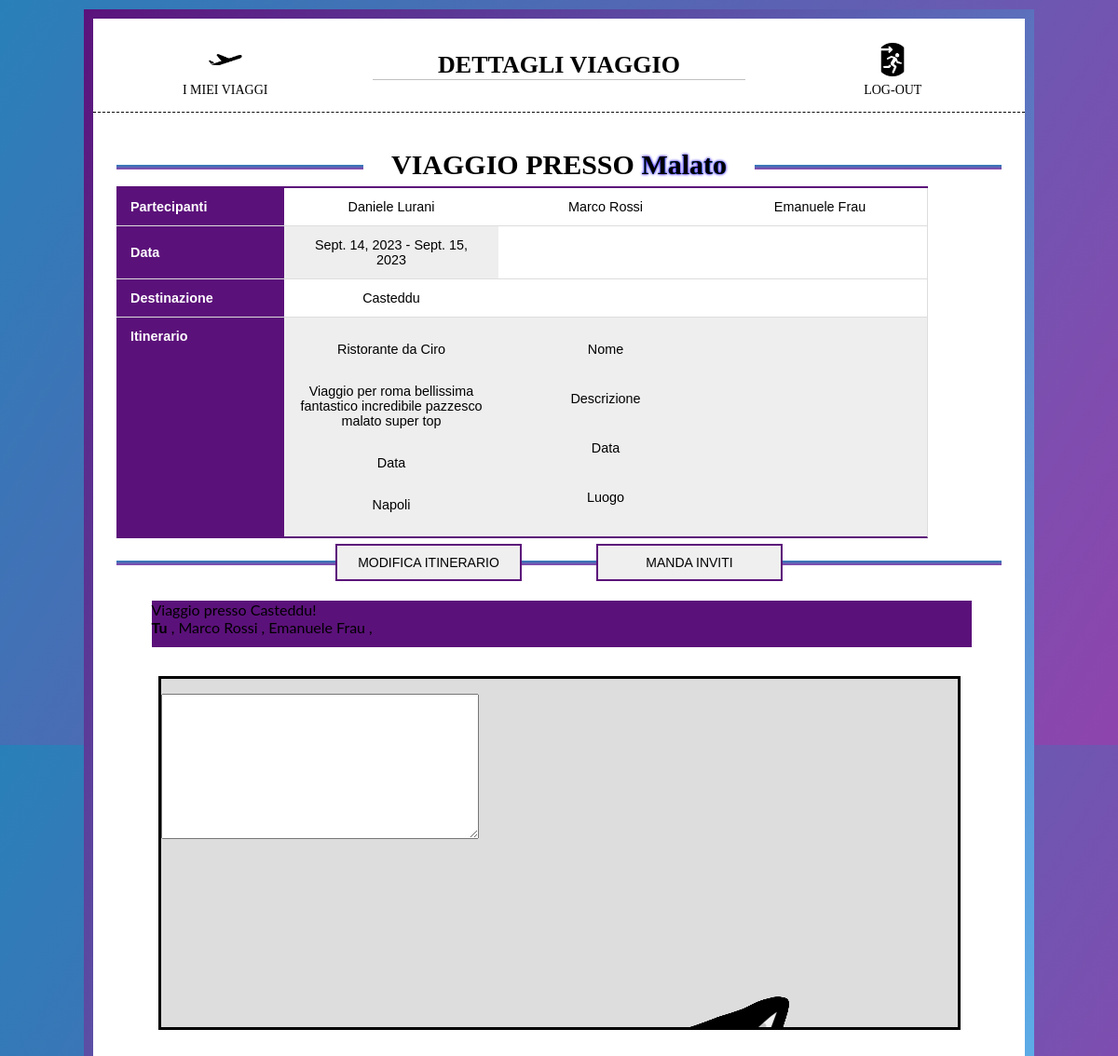
Before: /organizzatoreViaggi/detailsTravel/17/ (signed in) with the older database file.
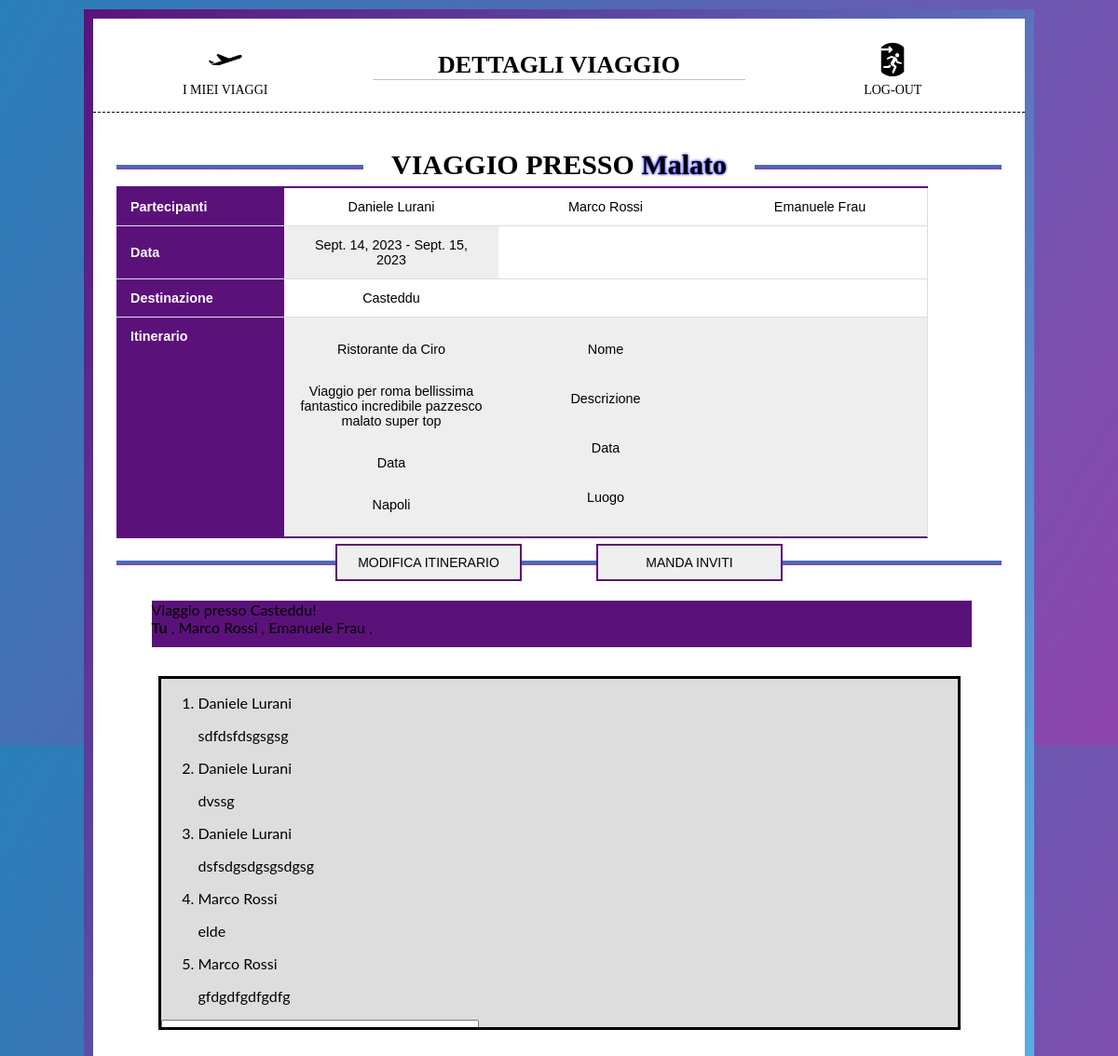
After: the same page with the newer database file.
### organizzatoreViaggi/models.py (models this page shows, shortened)
class Travel(models.Model):
    id = models.AutoField(primary_key=True)
    name = models.CharField(max_length=64, unique=True)
    destination = models.CharField(max_length=64)
    start_date = models.DateField()
    end_date = models.DateField()
    participants = models.ManyToManyField(CustomUser)

class CustomUser(AbstractUser):
    username = models.CharField(max_length=32, null=False, primary_key=True)
    email = models.EmailField(max_length=64, unique=True)

class Comment(models.Model):
    id = models.AutoField(primary_key=True)
    content = models.CharField(max_length=250)
    user = models.ForeignKey(CustomUser, on_delete=models.CASCADE)
    travel = models.ForeignKey(Travel, on_delete=models.CASCADE)

### organizzatoreViaggi/views.py (the view)
# urls.py: path('organizzatoreViaggi/detailsTravel/<int:travel_id>/', views.detailsTravel_view, name='detailsTravel'),
@login_required(login_url = 'login')
def detailsTravel_view(request, travel_id):
    commentForm = CommentForm()
    travel = Travel.objects.get(id = travel_id)
    comments = Comment.objects.filter(travel = travel_id)
    context = {
        'travel': travel,
        'commentForm': commentForm,
        'comments': comments
        }
    return render(request, 'organizzatoreViaggi/detailsTravel.html', context)

### organizzatoreViaggi/forms.py
class CommentForm(forms.Form):
    content = forms.CharField(widget=forms.Textarea, label='')

### organizzatoreViaggi/templates/organizzatoreViaggi/detailsTravel.html (shortened to what this page needs)
{% load static %}
<!DOCTYPE html>
<html lang="it">
<html>
    <head>
        <link rel="stylesheet" href="{% static 'css/detailsTravel.css'%}">
    </head>
    <body>
        <div class="page-container">
            <nav>
                <a href="{% url 'myTravels' %}">
                    <img src="{% static 'images/plane_icon.png' %}" />
                    <p>I miei viaggi</p>
                </a>
                <h1>DETTAGLI VIAGGIO</h1>
                <a href="{% url 'logout' %}">
                    <img src="{% static 'images/logout_icon.png' %}" />
                    <p>Log-out</p>
                </a>
            </nav>
            <div class="main-c">
                <div class="travel-table-container">
                    <div class="travel-title">
                        <h1>VIAGGIO PRESSO <span>{{ travel.name }}</span></h1>
                    </div>
                    <table class="travel-table">
                        <tr>
                            <th>Partecipanti</th>
                            {% for participant in travel.participants.all %}
                            <td>{{ participant.first_name }} {{ participant.last_name }}</td>
                            {% endfor %}
                        </tr>
                        <tr>
                            <th>Data</th>
                            <td>{{ travel.start_date }} - {{ travel.end_date }}</td>
                        </tr>
                        <tr>
                            <th>Destinazione</th>
                            <td>{{ travel.destination }}</td>
                        </tr>
                        <tr class="itinerary-container">
                            <th>Itinerario</th>
                            <td class="itinerary-item">
                                <p>Ristorante da Ciro</p>
                                <p>Viaggio per roma bellissima fantastico incredibile pazzesco malato super top</p>
                                <p>Data</p>
                                <p>Napoli</p>
                            </td>
                            <td class="itinerary-item">
                                <p>Nome</p>
                                <p>Descrizione</p>
                                <p>Data</p>
                                <p>Luogo</p>
                            </td>
                        </tr>
                    </table>
                </div>
                <div class="line2"></div>
                <div class="table-buttons">
                    <div class="button-modify">
                        <a href="{% url 'changeItinerary' travel.id %}">
                            <button type="button" data-dismiss="alert" aria-hidden="true">Modifica Itinerario</button>
                        </a>
                    </div>
                    <div class="button-invite">
                        <a href="{% url 'invite'%}">
                            <button type="button" data-dismiss="alert" aria-hidden="true">Manda Inviti</button>
                        </a>
                    </div>
                </div>
                <div class="chat-container">
                    <div class="menu">
                        <div class="name">Viaggio presso {{ travel.destination }}!</div>
                        <div class="members">
                            <b>Tu</b>
                            {% for participant in travel.participants.all %} {% if participant != request.user %}  {{ participant.first_name }} {{ participant.last_name }}{% endif %} , {% endfor %}
                        </div>
                    </div>
                    <ol class="chat">
                        {% for comment in comments %}
                        {% if comment.user != request.user %}
                            <li class="other">
                                <div class="msg">
                                    <div class="user">{{ comment.user.first_name }} {{ comment.user.last_name }}</div>
                                    <p>{{ comment.content }}</p>
                                </div>
                            </li>
                        {% else %}
                            <li class="self">
                                <div class="msg">
                                    <div class="user">{{ comment.user.first_name }} {{ comment.user.last_name }}</div>
                                    <p>{{ comment.content }}</p>
                                </div>
                            </li>
                        {% endif %}
                        {% endfor %}
                    </ol>
                    <div class="typezone">
                        <form action="{% url 'addComment' travel.id %}" method="post">
                            {{ commentForm }}
                            <input
                                type="image"
                                src="{% static 'images/invitation_icon.png' %}"
                                class="send"
                                value=""
                                alt="Send"/>
                        </form>
                </div>
            </div>
        </div>
    </body>
</html>

### organizzatoreViaggi/static/css/detailsTravel.css (style rules this page uses)
body { margin: 0; padding: 0; background: linear-gradient(120deg, #2980b9, #8e44ad); height: 100vh; overflow: auto; }
.page-container { position: absolute; top: 50%; left: 50%; transform: translate(-50%, -50%); height: 1200px; width: 1000px; background: white; border-radius: 10px; border-image: linear-gradient(120deg, #5b117a, #5cb3ec) 30; border-width: 10px; border-style: solid; overflow: auto; }
nav { height: 100px; width: 100%; display: flex; flex-direction: row; justify-content: space-around; align-items: center; border-bottom: dashed 1.5px; }
nav h1 { height: 30px; width: 40%; font-size: 26px; text-align: center; justify-content: center; align-items: center; border-bottom: 1px solid silver; }
nav a { height: 100%; width: 25%; display: flex; flex-direction: column; justify-content: center; align-items: center; text-decoration: none; margin-top: 10px; transition: .4s; }
nav a img { height: 36px; width: 36px; margin-bottom: -22px; --color: #2980B9; --border: 3px; --offset: 10px; --gap: 2px; border-radius: 50%; cursor: pointer; padding: calc(var(--border) + var(--gap)); border: var(--offset) solid #0000; --_m: radial-gradient(50% 50%, #000 calc(100% - var(--offset)),#0000 calc(100% - var(--border))); -webkit-mask: var(--_m); mask: var(--_m); --_g: #0000 calc(99% - var(--border)), var(--color) calc(100% - var(--border)) 99%,#0000; --_s: var(--offset); --_r: 100% 100% at; background: radial-gradient(var(--_r) 0 0 ,var(--_g)) calc(100% + var(--_s)) calc(100% + var(--_s)), radial-gradient(var(--_r) 100% 0 ,var(--_g)) calc(0% - var(--_s)) calc(100% + var(--_s)), radial-gradient(var(--_r) 0 100%,var(--_g)) calc(100% + var(--_s)) calc(0% - var(--_s)), radial-gradient(var(--_r) 100% 100%,var(--_g)) calc(0% - var(--_s)) calc(0% - var(--_s)); background-size: 50% 50%; background-repeat: no-repeat; transition: .4s; }
nav a p { text-align: center; color: black; text-transform: uppercase; font-size: 14px; }
.main-c { height: 80%; width: 95%; margin-top: 5%; margin-left: 2.5%; display: flex; flex-direction: row; align-items: center; justify-content: center; }
.travel-table-container { width: 95%; position: absolute; top: 10%; display: flex; flex-direction: column; }
.travel-title { height: 50px; width: 100%; display: flex; justify-content: center; align-items: center; margin-bottom: 10px; }
.travel-table-container h1 { text-align: center; height: 30px; width: 420px; background: white; margin-bottom: 1px; color: black; font-size: 30px; z-index: 2; }
.travel-table-container h1 span { color: #000000; text-shadow: .1px .1px .2px #007fff, 0 0 .1em #8f00ff, 0 0 .1em #007fff; }
.travel-table { width: 100%; display: flex; justify-content: left; align-items: center; border-collapse: collapse; font-size: 0.9em; font-family: sans-serif; min-width: 100%; overflow-X: auto; }
.travel-table tr { border-bottom: 1px solid #dddddd; border-right: 1px solid #dddddd; }
.travel-table tr th { background-color: #5b117a; color: #ffffff; text-align: left; }
.travel-table th, .travel-table td { padding: 12px 15px; }
.travel-table td { width: 200px; min-width: 50px; text-align: center; }
.travel-table tr:nth-of-type(even) { background-color: #eeeeee; }
.travel-table tr:first-of-type { border-top: 2px solid #5b117a; }
.travel-table tr:last-of-type { border-bottom: 2px solid #5b117a; }
.travel-table tr th { width: 150px; min-width: 50px; text-align: left; }
.itinerary-container { display: flex; flex-direction: row; }
.travel-table tr .itinerary-item { display: flex; flex-direction: column; align-items: center; justify-content: space-between; }
.travel-table tr .itinerary-item p { height: 25%; }
.line2 { height: 5px; width: 95%; position: absolute; top: 48.5%; background: linear-gradient(#2980b9, #8e44ad); }
.table-buttons { width: 100%; position: absolute; top: 47%; display: flex; justify-content: center; }
.button-modify { margin-right: 40px; }
.button-invite { margin-left: 40px; }
.button-modify button, .button-invite button { height: 40px; width: 200px; border: 2px solid #5b117a; text-transform: uppercase; font-size: 14px; }
.chat-container { height: 39%; width: 90%; margin-top: 530px; background: #dddddd; font-family: 'Lato', sans-serif; overflow-Y: auto; border: solid 3px; }
.menu { width: 88%; height: 50px; margin-left: -10px; position: fixed; top: 625px; background: #5b117a; z-index: 100; -webkit-touch-callout: none; -webkit-user-select: none; -moz-user-select: none; -ms-user-select: none; }

Changed rows visible on the page:
added Comment: user.first_name "Daniele", user.last_name "Lurani", content "sdfdsfdsgsgsg"
added Comment: user.first_name "Daniele", user.last_name "Lurani", content "dvssg"
added Comment: user.first_name "Daniele", user.last_name "Lurani", content "dsfsdgsdgsgsdgsg"
added Comment: user.first_name "Marco", user.last_name "Rossi", content "elde"
added Comment: user.first_name "Marco", user.last_name "Rossi", content "gfdgdfgdfgdfg"
